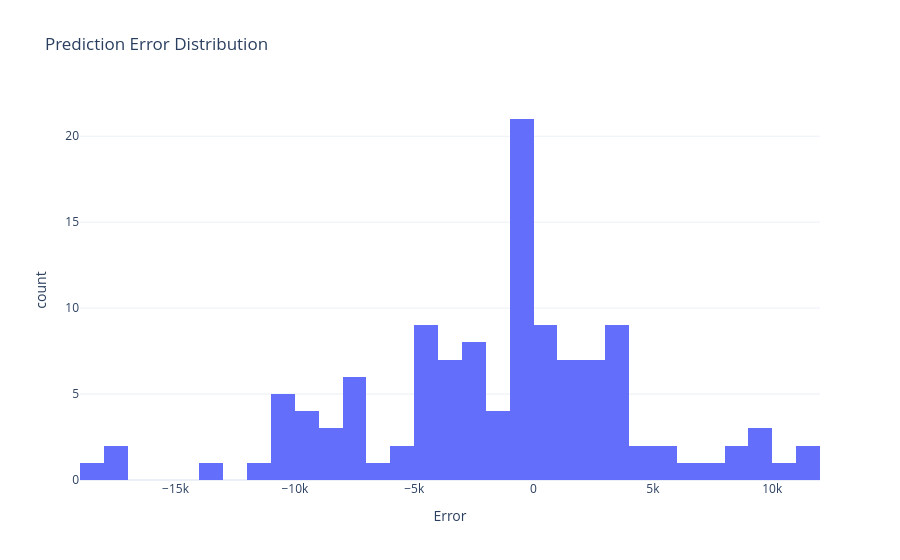

Notebook cell for this chart:
### Code cell
fig = px.histogram(

    results,

    x="Error",

    nbins=40,

    title="Prediction Error Distribution",

    template="plotly_white"

)

fig.show()

### Figure 1 — Plotly figure (JSON) as saved in the notebook; plotly's stock layout.template omitted (floating-point values rounded to 4 significant figures)
{"data": [{"bingroup": "x", "hovertemplate": "Error=%{x}<br>count=%{y}<extra></extra>", "legendgroup": "", "marker": {"color": "#636efa", "pattern": {"shape": ""}}, "name": "", "nbinsx": 40, "orientation": "v", "showlegend": false, "type": "histogram", "x": [-4298.0, -4936.0, -9386.0, -17590.0, -7328.0, -8580.0, -522.9, -57.09, -789.6, -340.3, 3695.0, 2854.0, -3693.0, 3643.0, 8774.0, 1177.0, 3066.0, 382.1, 3991.0, 1021.0, 6156.0, -28.62, 2849.0, -1348.0, 11050.0, -101.9, -4988.0, -8867.0, -4546.0, -657.6, -10010.0, -2228.0, 1159.0, -2258.0, -57.26, -2993.0, -4643.0, 5207.0, 788.1, -202.0, -3350.0, 2195.0, -5618.0, -6667.0, -4120.0, -9879.0, 114.5, 3639.0, -847.9, -10610.0, -18950.0, -2967.0, -10610.0, -11500.0, -5057.0, 9114.0, 4280.0, 569.9, 11820.0, 2558.0, 1089.0, 9722.0, -1055.0, 2543.0, -1130.0, -106.0, -2115.0, 949.3, 2295.0, -3328.0, -152.8, 3791.0, 4897.0, -2086.0, 9666.0, 3552.0, -213.3, 10480.0, 8532.0, 3230.0, 7412.0, 2372.0, -9460.0, -7280.0, -7764.0, -4725.0, 5357.0, -9104.0, 3765.0, 1752.0, -2802.0, 1768.0, 1935.0, -4646.0, -3453.0, -10100.0, -7657.0, -13950.0, -7578.0, 183.9, -3902.0, -17130.0, -10280.0, -8188.0, -4320.0, -3259.0, -7268.0, 824.5, -2104.0, -3033.0, 376.3, -700.4, -716.6, 78.26, -47.99, -986.6, -62.66, -1336.0, -428.4, -376.3, -202.6], "xaxis": "x", "yaxis": "y"}], "layout": {"barmode": "relative", "legend": {"tracegroupgap": 0}, "title": {"text": "Prediction Error Distribution"}, "xaxis": {"anchor": "y", "domain": [0, 1], "title": {"text": "Error"}}, "yaxis": {"anchor": "x", "domain": [0, 1], "title": {"text": "count"}}}}
